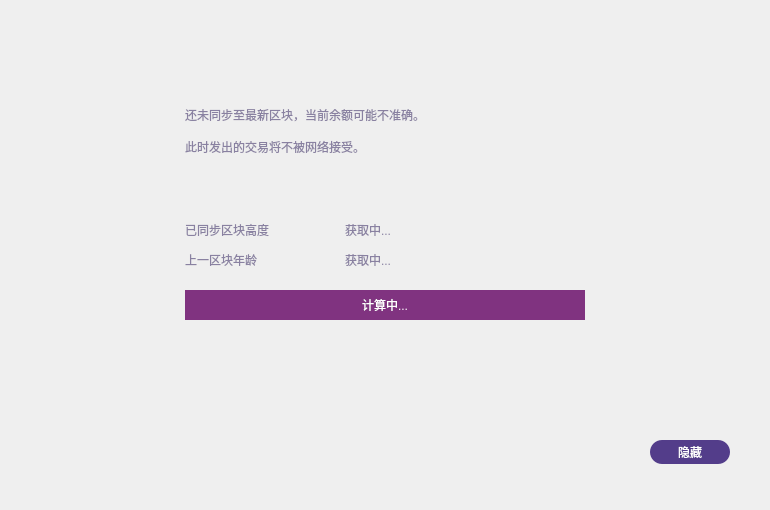
<?xml version="1.0" encoding="UTF-8"?>
<ui version="4.0">
 <class>CoverWidget</class>
 <widget class="QWidget" name="CoverWidget">
  <property name="geometry">
   <rect>
    <x>0</x>
    <y>0</y>
    <width>770</width>
    <height>510</height>
   </rect>
  </property>
  <property name="windowTitle">
   <string>Form</string>
  </property>
  <property name="styleSheet">
   <string notr="true">QLabel{color: rgb(137,129,161);font: 12px &quot;微软雅黑&quot;;}

</string>
  </property>
  <widget class="QProgressBar" name="progressBar">
   <property name="geometry">
    <rect>
     <x>185</x>
     <y>290</y>
     <width>400</width>
     <height>30</height>
    </rect>
   </property>
   <property name="styleSheet">
    <string notr="true">QProgressBar{
		color:white;
        border: none;
        text-align: center;
        background: rgb(128, 51, 128);
}
QProgressBar::chunk {
		color:white;
        background: rgb(83, 61, 138);
}</string>
   </property>
   <property name="value">
    <number>0</number>
   </property>
   <property name="textVisible">
    <bool>true</bool>
   </property>
   <property name="format">
    <string>计算中...</string>
   </property>
  </widget>
  <widget class="QToolButton" name="hideBtn">
   <property name="geometry">
    <rect>
     <x>650</x>
     <y>440</y>
     <width>80</width>
     <height>24</height>
    </rect>
   </property>
   <property name="cursor">
    <cursorShape>PointingHandCursor</cursorShape>
   </property>
   <property name="styleSheet">
    <string notr="true">background-color: rgb(83, 61, 138);
color: rgb(255, 255, 255);
border-radius:12px;
font:12px &quot;微软雅黑&quot;;</string>
   </property>
   <property name="text">
    <string>隐藏</string>
   </property>
  </widget>
  <widget class="QLabel" name="tipLabel">
   <property name="geometry">
    <rect>
     <x>185</x>
     <y>90</y>
     <width>421</width>
     <height>81</height>
    </rect>
   </property>
   <property name="text">
    <string>还未同步至最新区块，当前余额可能不准确。

此时发出的交易将不被网络接受。</string>
   </property>
   <property name="wordWrap">
    <bool>true</bool>
   </property>
  </widget>
  <widget class="QLabel" name="label">
   <property name="geometry">
    <rect>
     <x>185</x>
     <y>250</y>
     <width>120</width>
     <height>20</height>
    </rect>
   </property>
   <property name="text">
    <string>上一区块年龄</string>
   </property>
  </widget>
  <widget class="QLabel" name="label_2">
   <property name="geometry">
    <rect>
     <x>185</x>
     <y>220</y>
     <width>120</width>
     <height>20</height>
    </rect>
   </property>
   <property name="text">
    <string>已同步区块高度</string>
   </property>
  </widget>
  <widget class="QLabel" name="heightLabel">
   <property name="geometry">
    <rect>
     <x>345</x>
     <y>220</y>
     <width>240</width>
     <height>20</height>
    </rect>
   </property>
   <property name="text">
    <string>获取中...</string>
   </property>
  </widget>
  <widget class="QLabel" name="timeLabel">
   <property name="geometry">
    <rect>
     <x>345</x>
     <y>250</y>
     <width>240</width>
     <height>20</height>
    </rect>
   </property>
   <property name="text">
    <string>获取中...</string>
   </property>
  </widget>
 </widget>
 <resources/>
 <connections/>
</ui>
